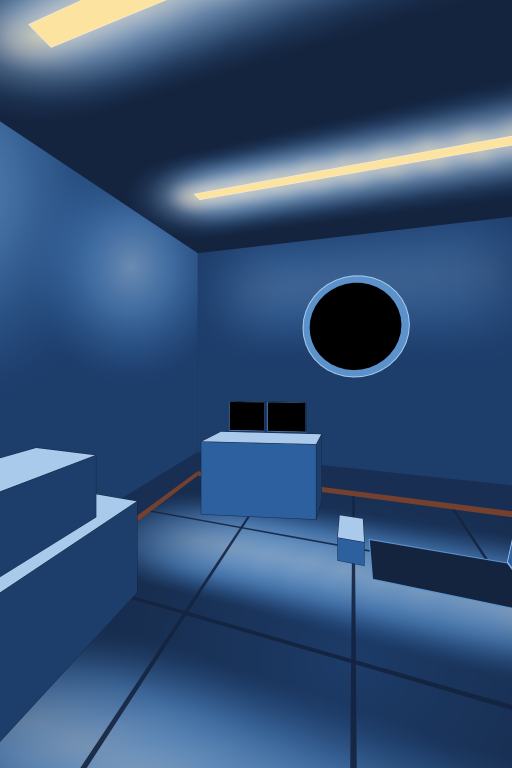
#> input picture design/room-views/room-a/kit/sheetB-v2fit/ra-B-guide.png, 1024 x 1536 px (shown at 1/2 size)
$ python cropsB.py
#> lines starting #> are read from the running program, lines starting #| are printed output that depends on the picture
# Sheet RA-B's phone crops, for the page only: what each phone's stage shows of the guide (with the furniture), its 70-degree slice
# at 5 degrees down cut from the 1024 x 1536 painting and scaled to the stage (390 x 653, 430 x 741, 402 x 551). Reads the slices
# from room-a-ra-b.json. Writes ra-B-phone-<width>.png. The image session never receives these. Usage: python3 -I cropsB.py
import json, os
from PIL import Image
D = os.path.dirname(os.path.abspath(__file__))
m = json.load(open(os.path.join(D, 'room-a-ra-b.json'))); g = Image.open(os.path.join(D, 'ra-B-guide.png')).convert('RGB')
#> (reads design/room-views/room-a/kit/sheetB/room-a-ra-b.json from the repository)
#> further down, g is the input picture: PIL image 1024x1536 RGB; mean R, G, B 50.3, 78.8, 116.9
for key, s in m['camera']['phones']['slices'].items():
    x0, y0, x1, y1 = s['paintingRect']; W, SH = s['stage']
    if x0 < 0 or y0 < 0 or x1 > 1024 or y1 > 1536: raise SystemExit(f'{key}: the slice leaves the painting')
    g.crop((round(x0), round(y0), round(x1), round(y1))).resize((W, SH), Image.LANCZOS).save(os.path.join(D, f'ra-B-phone-{W}.png'), optimize=True)
    print(key, 'crop', [round(v) for v in (x0, y0, x1, y1)], '->', W, 'x', SH)
#> this loop made 3 passes
#> pass 1, `g.crop((round(x0), round(y0), round(x1), round(y1))).resize((W, SH), I..`:
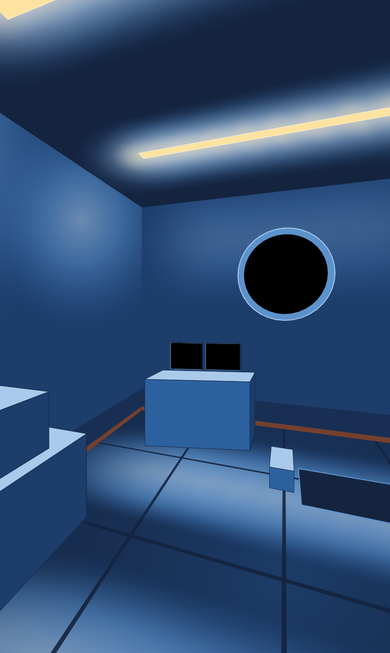
#> saved as ra-B-phone-390.png: PIL image 390x653 RGB; mean R, G, B 47.5, 76.2, 114.7
#> pass 2, `g.crop((round(x0), round(y0), round(x1), round(y1))).resize((W, SH), I..`:
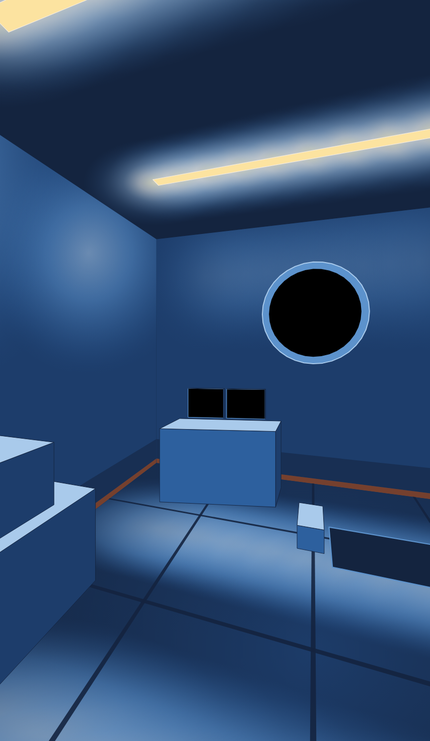
#> saved as ra-B-phone-430.png: PIL image 430x741 RGB; mean R, G, B 48.5, 77, 115.3
